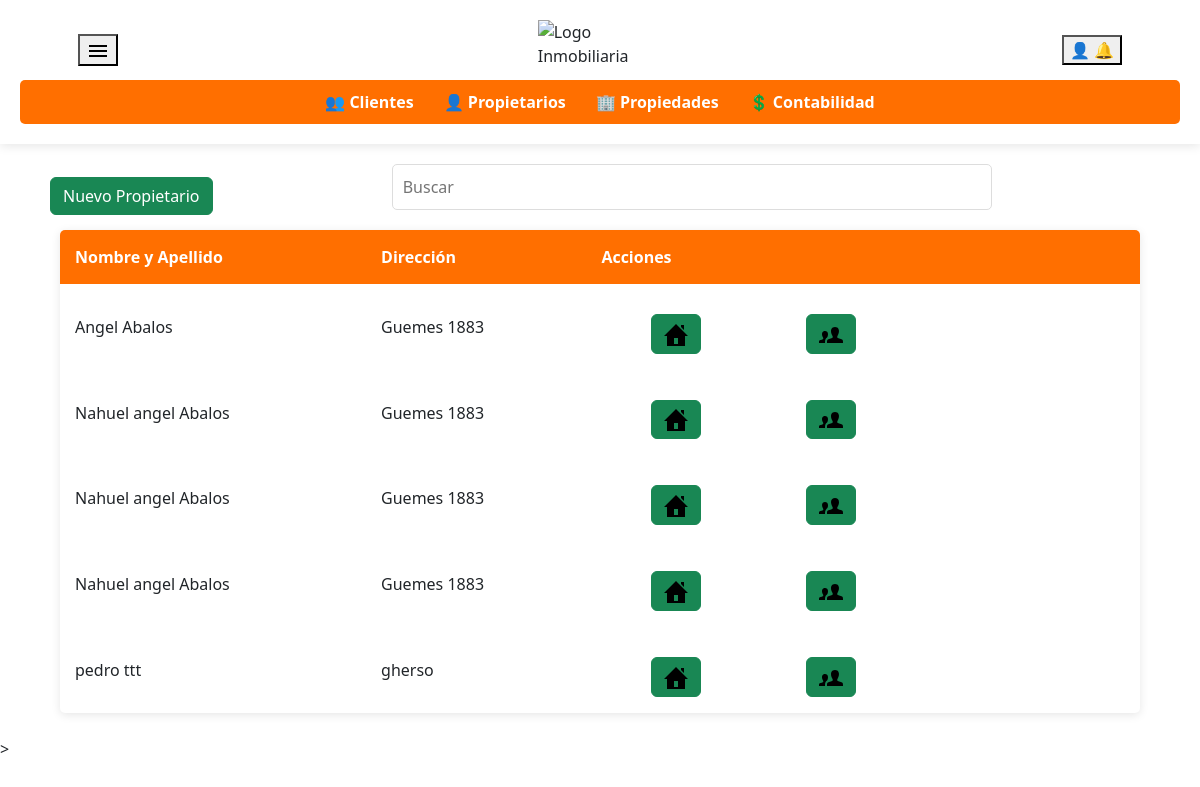
The page /propietarios.php on the database its author committed.
### tables this page shows
CREATE TABLE `clientes` (
  `ClienteID` int(11) NOT NULL,
  `Fecha` date NOT NULL,
  `Nombre` varchar(50) NOT NULL,
  `Apellido` varchar(50) NOT NULL,
  `Direccion` varchar(100) NOT NULL,
  `DNI` varchar(20) NOT NULL,
  `DireccionPersonal` varchar(100) DEFAULT NULL,
  `Telefono` varchar(20) DEFAULT NULL,
  `Mail` varchar(100) DEFAULT NULL,
  `estado` enum('activo','inactivo') DEFAULT 'activo'
);

### propietarios.php (the view, shortened to what this page needs)
<!DOCTYPE html>
<html lang="es">
<head>
    <link rel="stylesheet" href="https://cdnjs.cloudflare.com/ajax/libs/font-awesome/6.0.0/css/all.min.css">
    <link rel="stylesheet" href="styles.css">
    <link href="https://cdn.jsdelivr.net/npm/bootstrap@5.3.3/dist/css/bootstrap.min.css" rel="stylesheet">
    <link rel="stylesheet" href="//cdn.datatables.net/2.2.2/css/dataTables.dataTables.min.css">
</head>
<body>
    <header>
        <div class="header-content">
            <div class="dropdown">
                <button type="button" data-bs-toggle="dropdown" aria-expanded="false">
                    <svg xmlns="http://www.w3.org/2000/svg" height="24px" viewBox="0 -960 960 960" width="24px" fill="#000000">
                        <path d="M120-240v-80h720v80H120Zm0-200v-80h720v80H120Zm0-200v-80h720v80H120Z"/>
                    </svg>
            </button>
            </div>
            <img src="logo2.png" alt="Logo Inmobiliaria" class="logo">
            <div>
                <div class="dropdown">
                    <button type="button" data-bs-toggle="dropdown" aria-expanded="false">
                        👤
                        🔔
                    </button>
            </div>
        </div>
    </div>
        <nav>
            <ul>
                <li><a href="clientes.php">👥 Clientes</a></li>
                <li><a href="propietarios.php">👤 Propietarios</a></li>
                <li><a href="propiedades.php">🏢 Propiedades</a></li>
                <li><a href="contabilidad.php">💲 Contabilidad</a></li>
            </ul>
        </nav>
    </header>
    <main>
        <div class="main">
            <button type="button" class="btn btn-success alta-cliente" data-bs-toggle="modal" data-bs-target="#exampleModal">
                Nuevo Propietario
            </button>
          <input type="text" id="searchInput" placeholder="Buscar" class="search">
        </div>
        <?php
include 'conexion.php';
if (isset($_GET['mostrar']) && $_GET['mostrar'] == 'inactivos') {
    $sql = "SELECT * FROM clientes WHERE estado = 'inactivo'";
} else {
    $sql = "SELECT * FROM clientes WHERE estado = 'activo'";
}
$result = mysqli_query($conn, $sql);
if (mysqli_num_rows($result) > 0) {
    echo '<table id="clientesTable">
            <thead>
                <tr>
                    <th>Nombre y Apellido</th>
                    <th>Dirección</th>
                    <th>Acciones</th>
                </tr>
            </thead>
            <tbody>';
    while ($fila = mysqli_fetch_assoc($result)) {
        echo '<tr>
                <td>' . $fila['Nombre'] . ' ' . $fila['Apellido'] . '</td>
                <td>' . $fila['Direccion'] . '</td>
                <td>
                <button type="button" class="btn btn-success alta-cliente" data-bs-target="#exampleModal" title="VER PROPIEDADES">
                    <a href="propietarios_ver_propiedades.php?id='. htmlspecialchars($fila['ClienteID'], ENT_QUOTES, 'UTF-8') . '"><svg xmlns="http://www.w3.org/2000/svg" width="24" height="24" viewBox="0 0 24 24"><path d="M20 7.093l-3-3v-2.093h3v5.093zm4 5.907h-3v10h-18v-10h-3l12-12 12 12zm-10 2h-4v6h4v-6z"/></svg></a>
                </button>
                <button type="button" class="btn btn-success alta-cliente" data-bs-target="#exampleModal" title="VER INQUILINOS">
                    <a href="ver_inquilinos.php?id=' . htmlspecialchars($fila['ClienteID'], ENT_QUOTES, 'UTF-8') . '"><svg xmlns="http://www.w3.org/2000/svg" width="24" height="24" viewBox="0 0 24 24"><path d="M10.118 16.064c2.293-.529 4.428-.993 3.394-2.945-3.146-5.942-.834-9.119 2.488-9.119 3.388 0 5.644 3.299 2.488 9.119-1.065 1.964 1.149 2.427 3.394 2.945 1.986.459 2.118 1.43 2.118 3.111l-.003.825h-15.994c0-2.196-.176-3.407 2.115-3.936zm-10.116 3.936h6.001c-.028-6.542 2.995-3.697 2.995-8.901 0-2.009-1.311-3.099-2.998-3.099-2.492 0-4.226 2.383-1.866 6.839.775 1.464-.825 1.812-2.545 2.209-1.49.344-1.589 1.072-1.589 2.333l.002.619z"/></svg></a>
                </button>
                </td>
              </tr>';
    }
    echo '</tbody>
        </table>';
} else {
    echo 'No se encontraron clientes.';
}
?>
    </main>
    >
</body>
</html>

### styles.css (style rules this page uses)
body { font-family: Arial, sans-serif; margin: 0; padding: 0; }
header { background-color: #ffffff; display: flex; flex-direction: column; align-items: center; padding: 20px; box-shadow: 0 2px 10px rgba(0, 0, 0, 0.1); }
.header-content { display: flex; align-items: center; justify-content: space-between; width: 90%; max-width: 1200px; }
.logo { height: 10%; width: 10%; margin-top: 0%; margin-bottom: 12px; align-items: center; }
nav { width: 100%; background-color: #ff6f00; padding: 10px 0; border-radius: 5px; }
nav ul { list-style: none; display: flex; justify-content: center; padding: 0; margin: 0; }
nav ul li { margin: 0 15px; }
nav ul li a { text-decoration: none; color: white; font-weight: bold; }
svg { cursor: pointer; }
button { cursor: pointer; }
.main { display: block; }
.alta-cliente { background-color: #00c50a; color: white; border: none; padding: 10px 15px; margin: 50px; margin-top: 15px; margin-bottom: 1px; cursor: pointer; border-radius: 5px; }
.search { width: 90%; max-width: 600px; margin: 20px; margin-left: 125px; padding: 10px; border: 1px solid #ddd; border-radius: 5px; }
table { width: 90%; max-width: 1200px; margin: auto; background: white; border-collapse: collapse; box-shadow: 0 2px 10px rgba(0, 0, 0, 0.1); border-radius: 5px; overflow: hidden; margin-bottom: 2%; }
thead { background-color: #ff6f00; color: white; }
th, td { padding: 15px; text-align: left; border-bottom: 1px solid #ddd; }
th { font-weight: bold; }
td button { background: none; border: none; font-size: 18px; cursor: pointer; }

### rows shown on the page
clientes: Nombre "Angel", Apellido "Abalos", Direccion "Guemes 1883"
clientes: Nombre "Nahuel angel", Apellido "Abalos", Direccion "Guemes 1883"
clientes: Nombre "Nahuel angel", Apellido "Abalos", Direccion "Guemes 1883"
clientes: Nombre "Nahuel angel", Apellido "Abalos", Direccion "Guemes 1883"
clientes: Nombre "pedro", Apellido "ttt", Direccion "gherso"
